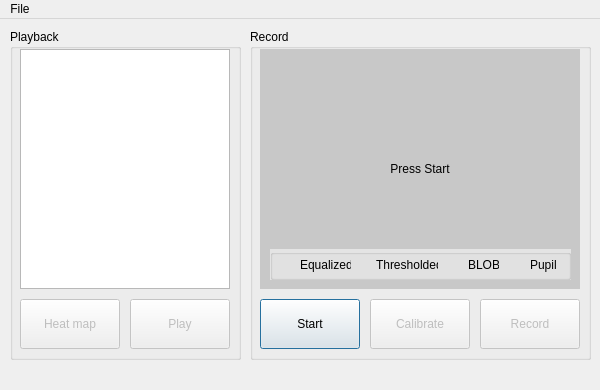
<?xml version="1.0" encoding="UTF-8"?>
<ui version="4.0">
 <class>MainWindow</class>
 <widget class="QMainWindow" name="MainWindow">
  <property name="geometry">
   <rect>
    <x>0</x>
    <y>0</y>
    <width>600</width>
    <height>390</height>
   </rect>
  </property>
  <property name="minimumSize">
   <size>
    <width>600</width>
    <height>390</height>
   </size>
  </property>
  <property name="maximumSize">
   <size>
    <width>600</width>
    <height>390</height>
   </size>
  </property>
  <property name="windowTitle">
   <string>EyeTracker</string>
  </property>
  <property name="windowIcon">
   <iconset resource="icons.qrc">
    <normaloff>:/icons/icons/eye.png</normaloff>:/icons/icons/eye.png</iconset>
  </property>
  <widget class="QWidget" name="centralWidget">
   <widget class="QGroupBox" name="playbackGroup">
    <property name="geometry">
     <rect>
      <x>10</x>
      <y>10</y>
      <width>231</width>
      <height>331</height>
     </rect>
    </property>
    <property name="title">
     <string>Playback</string>
    </property>
    <widget class="QListWidget" name="listWidget">
     <property name="geometry">
      <rect>
       <x>10</x>
       <y>20</y>
       <width>210</width>
       <height>240</height>
      </rect>
     </property>
     <property name="horizontalScrollBarPolicy">
      <enum>Qt::ScrollBarAlwaysOff</enum>
     </property>
    </widget>
    <widget class="QPushButton" name="playButton">
     <property name="enabled">
      <bool>false</bool>
     </property>
     <property name="geometry">
      <rect>
       <x>120</x>
       <y>270</y>
       <width>100</width>
       <height>50</height>
      </rect>
     </property>
     <property name="toolTip">
      <string>Replay</string>
     </property>
     <property name="statusTip">
      <string>Replays the selected session...</string>
     </property>
     <property name="autoFillBackground">
      <bool>false</bool>
     </property>
     <property name="text">
      <string>Play</string>
     </property>
     <property name="icon">
      <iconset resource="icons.qrc">
       <normaloff>:/icons/icons/play.png</normaloff>:/icons/icons/play.png</iconset>
     </property>
     <property name="iconSize">
      <size>
       <width>32</width>
       <height>32</height>
      </size>
     </property>
     <property name="checkable">
      <bool>false</bool>
     </property>
     <property name="checked">
      <bool>false</bool>
     </property>
     <property name="flat">
      <bool>false</bool>
     </property>
    </widget>
    <widget class="QPushButton" name="heatMapButton">
     <property name="enabled">
      <bool>false</bool>
     </property>
     <property name="geometry">
      <rect>
       <x>10</x>
       <y>270</y>
       <width>100</width>
       <height>50</height>
      </rect>
     </property>
     <property name="toolTip">
      <string>Heat map</string>
     </property>
     <property name="statusTip">
      <string>Displays heat map for the selected session...</string>
     </property>
     <property name="autoFillBackground">
      <bool>false</bool>
     </property>
     <property name="text">
      <string>Heat map</string>
     </property>
     <property name="icon">
      <iconset resource="icons.qrc">
       <normaloff>:/icons/icons/heatmap.png</normaloff>:/icons/icons/heatmap.png</iconset>
     </property>
     <property name="iconSize">
      <size>
       <width>32</width>
       <height>32</height>
      </size>
     </property>
     <property name="checkable">
      <bool>false</bool>
     </property>
     <property name="checked">
      <bool>false</bool>
     </property>
     <property name="flat">
      <bool>false</bool>
     </property>
    </widget>
   </widget>
   <widget class="QGroupBox" name="recordGroup">
    <property name="geometry">
     <rect>
      <x>250</x>
      <y>10</y>
      <width>341</width>
      <height>331</height>
     </rect>
    </property>
    <property name="title">
     <string>Record</string>
    </property>
    <widget class="QLabel" name="videoPlaceholder">
     <property name="geometry">
      <rect>
       <x>10</x>
       <y>20</y>
       <width>320</width>
       <height>240</height>
      </rect>
     </property>
     <property name="styleSheet">
      <string notr="true">background-color: rgb(200, 200, 200)</string>
     </property>
     <property name="text">
      <string>Press Start</string>
     </property>
     <property name="alignment">
      <set>Qt::AlignCenter</set>
     </property>
    </widget>
    <widget class="QPushButton" name="startButton">
     <property name="geometry">
      <rect>
       <x>10</x>
       <y>270</y>
       <width>100</width>
       <height>50</height>
      </rect>
     </property>
     <property name="toolTip">
      <string>Start (S)</string>
     </property>
     <property name="statusTip">
      <string>Starts/stops the video feed from camera...</string>
     </property>
     <property name="autoFillBackground">
      <bool>false</bool>
     </property>
     <property name="text">
      <string>Start</string>
     </property>
     <property name="icon">
      <iconset resource="icons.qrc">
       <normaloff>:/icons/icons/webcam.png</normaloff>:/icons/icons/webcam.png</iconset>
     </property>
     <property name="iconSize">
      <size>
       <width>32</width>
       <height>32</height>
      </size>
     </property>
     <property name="shortcut">
      <string>S</string>
     </property>
     <property name="checkable">
      <bool>true</bool>
     </property>
     <property name="checked">
      <bool>false</bool>
     </property>
     <property name="default">
      <bool>true</bool>
     </property>
     <property name="flat">
      <bool>false</bool>
     </property>
    </widget>
    <widget class="QPushButton" name="calibrateButton">
     <property name="enabled">
      <bool>false</bool>
     </property>
     <property name="geometry">
      <rect>
       <x>120</x>
       <y>270</y>
       <width>100</width>
       <height>50</height>
      </rect>
     </property>
     <property name="toolTip">
      <string>Calibrate (C)</string>
     </property>
     <property name="statusTip">
      <string>Starts calibration process...</string>
     </property>
     <property name="autoFillBackground">
      <bool>false</bool>
     </property>
     <property name="text">
      <string>Calibrate</string>
     </property>
     <property name="icon">
      <iconset resource="icons.qrc">
       <normaloff>:/icons/icons/calibrate.png</normaloff>:/icons/icons/calibrate.png</iconset>
     </property>
     <property name="iconSize">
      <size>
       <width>32</width>
       <height>32</height>
      </size>
     </property>
     <property name="shortcut">
      <string>C</string>
     </property>
     <property name="checkable">
      <bool>true</bool>
     </property>
     <property name="checked">
      <bool>false</bool>
     </property>
     <property name="flat">
      <bool>false</bool>
     </property>
    </widget>
    <widget class="QPushButton" name="recordButton">
     <property name="enabled">
      <bool>false</bool>
     </property>
     <property name="geometry">
      <rect>
       <x>230</x>
       <y>270</y>
       <width>100</width>
       <height>50</height>
      </rect>
     </property>
     <property name="toolTip">
      <string>Record (R)</string>
     </property>
     <property name="statusTip">
      <string>Record a new session...</string>
     </property>
     <property name="autoFillBackground">
      <bool>false</bool>
     </property>
     <property name="text">
      <string>Record</string>
     </property>
     <property name="icon">
      <iconset resource="icons.qrc">
       <normaloff>:/icons/icons/record.png</normaloff>:/icons/icons/record.png</iconset>
     </property>
     <property name="iconSize">
      <size>
       <width>32</width>
       <height>32</height>
      </size>
     </property>
     <property name="shortcut">
      <string>R</string>
     </property>
     <property name="checkable">
      <bool>true</bool>
     </property>
     <property name="checked">
      <bool>false</bool>
     </property>
     <property name="flat">
      <bool>false</bool>
     </property>
    </widget>
    <widget class="QLabel" name="videoCanvas">
     <property name="geometry">
      <rect>
       <x>10</x>
       <y>20</y>
       <width>320</width>
       <height>240</height>
      </rect>
     </property>
     <property name="styleSheet">
      <string notr="true"/>
     </property>
     <property name="text">
      <string/>
     </property>
     <property name="alignment">
      <set>Qt::AlignCenter</set>
     </property>
    </widget>
    <widget class="QGroupBox" name="displayGroup">
     <property name="geometry">
      <rect>
       <x>20</x>
       <y>220</y>
       <width>301</width>
       <height>31</height>
      </rect>
     </property>
     <property name="styleSheet">
      <string notr="true">background-color: rgba(255, 255, 255, 128);</string>
     </property>
     <property name="title">
      <string/>
     </property>
     <widget class="QRadioButton" name="equalizedButton">
      <property name="geometry">
       <rect>
        <x>10</x>
        <y>7</y>
        <width>71</width>
        <height>17</height>
       </rect>
      </property>
      <property name="toolTip">
       <string>Show equalized image (1)</string>
      </property>
      <property name="styleSheet">
       <string notr="true">background-color: rgba(255, 255, 255, 0);</string>
      </property>
      <property name="text">
       <string>Equalized</string>
      </property>
      <property name="shortcut">
       <string>1</string>
      </property>
     </widget>
     <widget class="QRadioButton" name="thresholdedButton">
      <property name="geometry">
       <rect>
        <x>86</x>
        <y>7</y>
        <width>82</width>
        <height>17</height>
       </rect>
      </property>
      <property name="toolTip">
       <string>Show thresholded image (2)</string>
      </property>
      <property name="styleSheet">
       <string notr="true">background-color: rgba(255, 255, 255, 0);</string>
      </property>
      <property name="text">
       <string>Thresholded</string>
      </property>
      <property name="shortcut">
       <string>2</string>
      </property>
     </widget>
     <widget class="QRadioButton" name="blobsButton">
      <property name="geometry">
       <rect>
        <x>178</x>
        <y>7</y>
        <width>51</width>
        <height>17</height>
       </rect>
      </property>
      <property name="toolTip">
       <string>Show BLOBs (3)</string>
      </property>
      <property name="styleSheet">
       <string notr="true">background-color: rgba(255, 255, 255, 0);</string>
      </property>
      <property name="text">
       <string>BLOBs</string>
      </property>
      <property name="shortcut">
       <string>3</string>
      </property>
     </widget>
     <widget class="QRadioButton" name="pupilButton">
      <property name="geometry">
       <rect>
        <x>240</x>
        <y>7</y>
        <width>51</width>
        <height>17</height>
       </rect>
      </property>
      <property name="toolTip">
       <string>Show detected pupil (4)</string>
      </property>
      <property name="styleSheet">
       <string notr="true">background-color: rgba(255, 255, 255, 0);</string>
      </property>
      <property name="text">
       <string>Pupil</string>
      </property>
      <property name="shortcut">
       <string>4</string>
      </property>
     </widget>
    </widget>
   </widget>
  </widget>
  <widget class="QStatusBar" name="statusBar">
   <property name="sizeGripEnabled">
    <bool>false</bool>
   </property>
  </widget>
  <widget class="QMenuBar" name="menuBar">
   <property name="geometry">
    <rect>
     <x>0</x>
     <y>0</y>
     <width>600</width>
     <height>21</height>
    </rect>
   </property>
   <widget class="QMenu" name="menuExit">
    <property name="title">
     <string>File</string>
    </property>
    <addaction name="actionAbout"/>
    <addaction name="actionExit"/>
   </widget>
   <addaction name="menuExit"/>
  </widget>
  <action name="actionExit">
   <property name="icon">
    <iconset resource="icons.qrc">
     <normaloff>:/icons/icons/exit.png</normaloff>:/icons/icons/exit.png</iconset>
   </property>
   <property name="text">
    <string>Exit</string>
   </property>
   <property name="shortcut">
    <string>Esc</string>
   </property>
  </action>
  <action name="actionAbout">
   <property name="icon">
    <iconset resource="icons.qrc">
     <normaloff>:/icons/icons/about.png</normaloff>:/icons/icons/about.png</iconset>
   </property>
   <property name="text">
    <string>About</string>
   </property>
  </action>
 </widget>
 <layoutdefault spacing="6" margin="11"/>
 <resources>
  <include location="icons.qrc"/>
 </resources>
 <connections>
  <connection>
   <sender>startButton</sender>
   <signal>toggled(bool)</signal>
   <receiver>MainWindow</receiver>
   <slot>startToggled(bool)</slot>
   <hints>
    <hint type="sourcelabel">
     <x>323</x>
     <y>327</y>
    </hint>
    <hint type="destinationlabel">
     <x>371</x>
     <y>368</y>
    </hint>
   </hints>
  </connection>
  <connection>
   <sender>calibrateButton</sender>
   <signal>toggled(bool)</signal>
   <receiver>MainWindow</receiver>
   <slot>calibrateToggled(bool)</slot>
   <hints>
    <hint type="sourcelabel">
     <x>446</x>
     <y>320</y>
    </hint>
    <hint type="destinationlabel">
     <x>483</x>
     <y>368</y>
    </hint>
   </hints>
  </connection>
  <connection>
   <sender>recordButton</sender>
   <signal>toggled(bool)</signal>
   <receiver>MainWindow</receiver>
   <slot>recordToggled(bool)</slot>
   <hints>
    <hint type="sourcelabel">
     <x>544</x>
     <y>328</y>
    </hint>
    <hint type="destinationlabel">
     <x>594</x>
     <y>321</y>
    </hint>
   </hints>
  </connection>
  <connection>
   <sender>actionExit</sender>
   <signal>triggered()</signal>
   <receiver>MainWindow</receiver>
   <slot>exitClicked()</slot>
   <hints>
    <hint type="sourcelabel">
     <x>-1</x>
     <y>-1</y>
    </hint>
    <hint type="destinationlabel">
     <x>299</x>
     <y>194</y>
    </hint>
   </hints>
  </connection>
  <connection>
   <sender>actionAbout</sender>
   <signal>triggered()</signal>
   <receiver>MainWindow</receiver>
   <slot>aboutClicked()</slot>
   <hints>
    <hint type="sourcelabel">
     <x>-1</x>
     <y>-1</y>
    </hint>
    <hint type="destinationlabel">
     <x>299</x>
     <y>194</y>
    </hint>
   </hints>
  </connection>
  <connection>
   <sender>playButton</sender>
   <signal>clicked()</signal>
   <receiver>MainWindow</receiver>
   <slot>playClicked()</slot>
   <hints>
    <hint type="sourcelabel">
     <x>185</x>
     <y>325</y>
    </hint>
    <hint type="destinationlabel">
     <x>224</x>
     <y>369</y>
    </hint>
   </hints>
  </connection>
  <connection>
   <sender>heatMapButton</sender>
   <signal>clicked()</signal>
   <receiver>MainWindow</receiver>
   <slot>heatMapClicked()</slot>
   <hints>
    <hint type="sourcelabel">
     <x>84</x>
     <y>337</y>
    </hint>
    <hint type="destinationlabel">
     <x>103</x>
     <y>369</y>
    </hint>
   </hints>
  </connection>
  <connection>
   <sender>equalizedButton</sender>
   <signal>clicked()</signal>
   <receiver>MainWindow</receiver>
   <slot>equalizedClicked()</slot>
   <hints>
    <hint type="sourcelabel">
     <x>313</x>
     <y>260</y>
    </hint>
    <hint type="destinationlabel">
     <x>308</x>
     <y>28</y>
    </hint>
   </hints>
  </connection>
  <connection>
   <sender>thresholdedButton</sender>
   <signal>clicked()</signal>
   <receiver>MainWindow</receiver>
   <slot>thresholdedClicked()</slot>
   <hints>
    <hint type="sourcelabel">
     <x>380</x>
     <y>259</y>
    </hint>
    <hint type="destinationlabel">
     <x>385</x>
     <y>29</y>
    </hint>
   </hints>
  </connection>
  <connection>
   <sender>pupilButton</sender>
   <signal>clicked()</signal>
   <receiver>MainWindow</receiver>
   <slot>pupilClicked()</slot>
   <hints>
    <hint type="sourcelabel">
     <x>523</x>
     <y>263</y>
    </hint>
    <hint type="destinationlabel">
     <x>595</x>
     <y>64</y>
    </hint>
   </hints>
  </connection>
  <connection>
   <sender>blobsButton</sender>
   <signal>clicked()</signal>
   <receiver>MainWindow</receiver>
   <slot>blobsClicked()</slot>
   <hints>
    <hint type="sourcelabel">
     <x>480</x>
     <y>259</y>
    </hint>
    <hint type="destinationlabel">
     <x>515</x>
     <y>27</y>
    </hint>
   </hints>
  </connection>
  <connection>
   <sender>listWidget</sender>
   <signal>itemSelectionChanged()</signal>
   <receiver>MainWindow</receiver>
   <slot>listItemSelected()</slot>
   <hints>
    <hint type="sourcelabel">
     <x>166</x>
     <y>71</y>
    </hint>
    <hint type="destinationlabel">
     <x>154</x>
     <y>28</y>
    </hint>
   </hints>
  </connection>
 </connections>
 <slots>
  <slot>aboutClicked()</slot>
  <slot>exitClicked()</slot>
  <slot>startToggled(bool)</slot>
  <slot>calibrateToggled(bool)</slot>
  <slot>recordToggled(bool)</slot>
  <slot>heatMapClicked()</slot>
  <slot>equalizedClicked()</slot>
  <slot>thresholdedClicked()</slot>
  <slot>blobsClicked()</slot>
  <slot>pupilClicked()</slot>
  <slot>playClicked()</slot>
  <slot>listItemSelected()</slot>
 </slots>
</ui>
